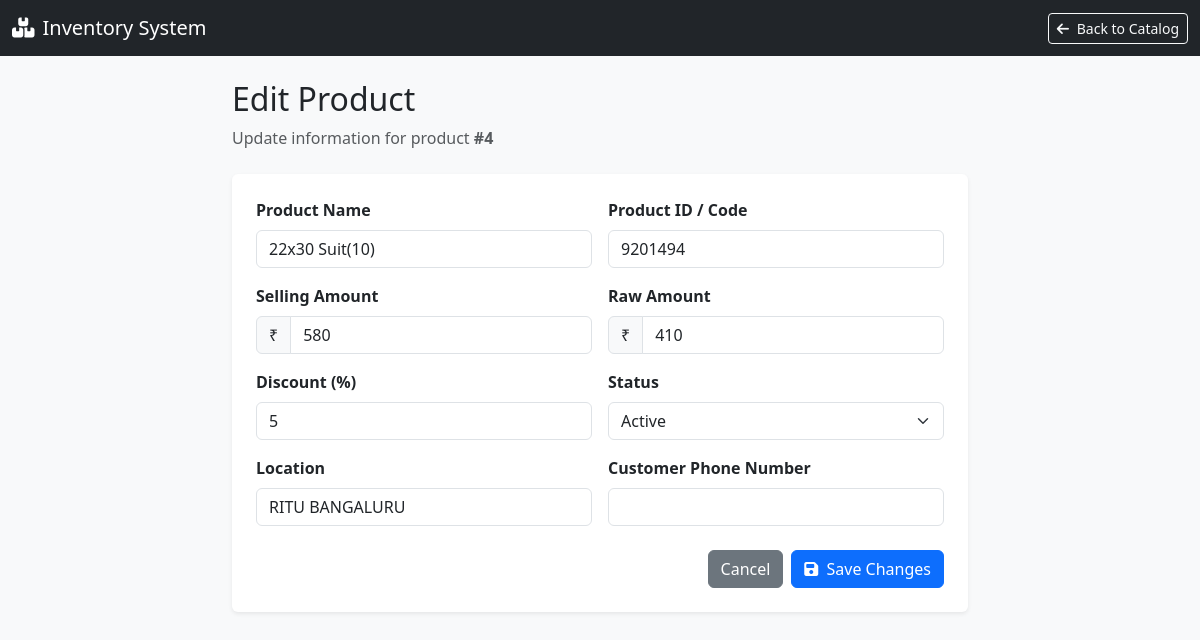
The app's page /edit_product/4 (signed in) with its own data.
### app.py (models this page shows, shortened)
class Product(db.Model) :
    id = db.Column(db.Integer,primary_key=True)
    billing_id = db.Column(db.Integer, db.ForeignKey('billing.id'), nullable=True)
    product_name = db.Column(db.String(100))
    product_id = db.Column(db.String(100), nullable=True)
    product_selling_amount = db.Column(db.Integer)
    product_raw_amount = db.Column(db.Integer,nullable=True)
    backup_product_selling_amount = db.Column(db.Integer, nullable=True,default=None)  # New field to store the original selling amount for discount restoration
    backup_product_raw_amount = db.Column(db.Integer, default=None,nullable=True)  # New field to store the original raw amount for discount restoration
    discount = db.Column(db.Integer,nullable=True)
    product_location = db.Column(db.String(100),nullable=True,default=None)
    product_entry_date = db.Column(db.String(100),nullable=True)
    product_exit_date = db.Column(db.DateTime, default=None,nullable=True)
    customer_phone_number = db.Column(db.String(10), db.ForeignKey('customer.customer_phone_number'), default=None, nullable=True)
    status = db.Column(db.String(20), default='active')  # active, sold, expired, etc.

### app.py (the view, shortened to what this page needs)
@app.route('/edit_product/<int:id>', methods=['GET', 'POST'])
@login_required
def edit_product(id):
    product = Product.query.get_or_404(id)
    return render_template('edit_product.html', product=product)

### app.py (called while the page is built)
@login_manager.user_loader
def load_user(user_id):
    uid = int(user_id)
    user = User.query.get(uid)
    if user:
        return user
    shop_dealer = ShopDealer.query.get(uid)
    if shop_dealer:
        return shop_dealer
    return None

### templates/edit_product.html (shortened to what this page needs)
<!DOCTYPE html>
<html lang="en">
<head>
    <link href="https://cdn.jsdelivr.net/npm/bootstrap@5.3.0/dist/css/bootstrap.min.css" rel="stylesheet">
    <link href="https://cdnjs.cloudflare.com/ajax/libs/font-awesome/6.4.0/css/all.min.css" rel="stylesheet">
</head>
<body>
    <nav class="navbar navbar-expand-lg navbar-dark bg-dark mb-4">
        <div class="container-fluid">
            <a class="navbar-brand" href="/product_page"><i class="fas fa-boxes-stacked me-2"></i>Inventory System</a>
            <div class="d-flex">
                <a href="/product_page" class="btn btn-outline-light btn-sm"><i class="fas fa-arrow-left me-1"></i> Back to Catalog</a>
            </div>
        </div>
    </nav>
    <div class="container my-4">
        <div class="row justify-content-center">
            <div class="col-lg-8 col-md-10">
                <div class="d-flex justify-content-between align-items-center mb-4">
                    <div>
                        <h2>Edit Product</h2>
                        <p class="text-muted mb-0">Update information for product <strong>#{{ product.id }}</strong></p>
                    </div>
                </div>
                <div class="card p-4">
                    <form method="POST">
                        <div class="row g-3">
                            <div class="col-md-6">
                                <label for="product_name" class="form-label fw-bold">Product Name</label>
                                <input type="text" class="form-control" id="product_name" name="product_name" value="{{ product.product_name }}" required>
                            </div>
                            <div class="col-md-6">
                                <label for="product_id" class="form-label fw-bold">Product ID / Code</label>
                                <input type="text" class="form-control" id="product_id" name="product_id" value="{{ product.product_id or '' }}">
                            </div>
                            <div class="col-md-6">
                                <label for="product_selling_amount" class="form-label fw-bold">Selling Amount</label>
                                <div class="input-group">
                                    <span class="input-group-text">₹</span>
                                    <input type="number" class="form-control" id="product_selling_amount" name="product_selling_amount" value="{{ product.product_selling_amount }}" required>
                                </div>
                            </div>
                            <div class="col-md-6">
                                <label for="product_raw_amount" class="form-label fw-bold">Raw Amount</label>
                                <div class="input-group">
                                    <span class="input-group-text">₹</span>
                                    <input type="number" class="form-control" id="product_raw_amount" name="product_raw_amount" value="{{ product.product_raw_amount or '' }}">
                                </div>
                            </div>
                            <div class="col-md-6">
                                <label for="discount" class="form-label fw-bold">Discount (%)</label>
                                <input type="number" class="form-control" id="discount" name="discount" value="{{ product.discount or '' }}" placeholder="e.g., 10">
                            </div>
                            <div class="col-md-6">
                                <label for="status" class="form-label fw-bold">Status</label>
                                <select class="form-select" id="status" name="status">
                                    <option value="active" {% if product.status == 'active' %}selected{% endif %}>Active</option>
                                </select>
                            </div>
                            <div class="col-md-6">
                                <label for="product_location" class="form-label fw-bold">Location</label>
                                <input type="text" class="form-control" id="product_location" name="product_location" value="{{ product.product_location or '' }}">
                            </div>
                            <div class="col-md-6">
                                <label for="customer_phone_number" class="form-label fw-bold">Customer Phone Number</label>
                                <input type="text" class="form-control" id="customer_phone_number" name="customer_phone_number" value="{{ product.customer_phone_number or '' }}" maxlength="10">
                            </div>
                            <div class="col-12 mt-4 d-flex justify-content-end gap-2">
                                <a href="/product_page" class="btn btn-secondary">Cancel</a>
                                <button type="submit" class="btn btn-primary"><i class="fas fa-save me-1"></i> Save Changes</button>
                            </div>
                        </div>
                    </form>
                </div>
            </div>
        </div>
    </div>
</body>
</html>

### templates/edit_product.html (style rules this page uses)
body { background-color: #f8f9fa; }
.card { border: none; box-shadow: 0 0.125rem 0.25rem rgba(0, 0, 0, 0.075); }

### records on screen
Product: id "4", product_name "22x30 Suit(10)", product_id "9201494", product_selling_amount "580", product_raw_amount "410", discount "5", status "Active", product_location "RITU BANGALURU"
